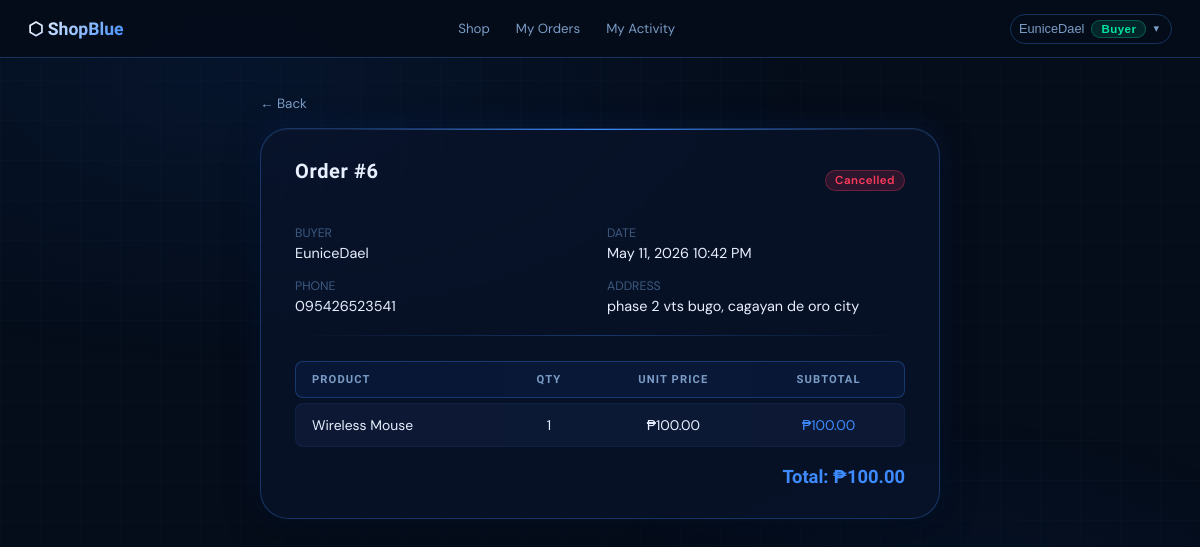
The page /order_detail.php?id=6 (signed in) on the database its author committed.
### tables this page shows
CREATE TABLE `orders` (
  `id` int(11) NOT NULL,
  `buyer_id` int(11) NOT NULL,
  `phone` varchar(20) NOT NULL,
  `address` text NOT NULL,
  `total_amount` decimal(10,2) NOT NULL,
  `status` enum('pending','processing','shipped','delivered','cancelled') NOT NULL DEFAULT 'pending',
  `cancel_requested` tinyint(1) NOT NULL DEFAULT 0,
  `cancellation_reason` text DEFAULT NULL,
  `cancel_status` enum('none','pending','approved','rejected') NOT NULL DEFAULT 'none',
  `created_at` timestamp NOT NULL DEFAULT current_timestamp()
);

CREATE TABLE `users` (
  `id` int(11) NOT NULL,
  `username` varchar(50) NOT NULL,
  `email` varchar(100) DEFAULT NULL,
  `password` varchar(255) NOT NULL,
  `role` enum('buyer','seller') NOT NULL DEFAULT 'buyer',
  `phone` varchar(20) DEFAULT NULL,
  `address` text DEFAULT NULL,
  `reset_token` varchar(128) DEFAULT NULL,
  `reset_token_expiry` datetime DEFAULT NULL,
  `created_at` timestamp NOT NULL DEFAULT current_timestamp()
);

CREATE TABLE `order_items` (
  `id` int(11) NOT NULL,
  `order_id` int(11) NOT NULL,
  `product_id` int(11) NOT NULL,
  `seller_id` int(11) NOT NULL,
  `quantity` int(11) NOT NULL,
  `price` decimal(10,2) NOT NULL
);

CREATE TABLE `products` (
  `id` int(11) NOT NULL,
  `seller_id` int(11) NOT NULL,
  `name` varchar(100) NOT NULL,
  `description` text DEFAULT NULL,
  `image` varchar(255) DEFAULT NULL,
  `price` decimal(10,2) NOT NULL,
  `stock` int(11) NOT NULL DEFAULT 0,
  `created_at` timestamp NOT NULL DEFAULT current_timestamp()
);

### auth.php (called while the page is built, shortened)
<?php
$current_role     = $_SESSION['role'];
?>

### order_detail.php (the view, shortened to what this page needs)
<?php
include 'auth.php';
include 'db.php';
$order_id = intval($_GET['id'] ?? 0);
$stmt = $conn->prepare("SELECT o.*, u.username AS buyer_name FROM orders o JOIN users u ON u.id=o.buyer_id WHERE o.id=?");
$stmt->bind_param("i", $order_id);
$stmt->execute();
$order = $stmt->get_result()->fetch_assoc();
if ($current_role === 'seller') {
    $items_stmt = $conn->prepare("SELECT oi.*, p.name AS product_name FROM order_items oi JOIN products p ON p.id=oi.product_id WHERE oi.order_id=? AND oi.seller_id=?");
    $items_stmt->bind_param("ii", $order_id, $current_user_id);
} else {
    $items_stmt = $conn->prepare("SELECT oi.*, p.name AS product_name FROM order_items oi JOIN products p ON p.id=oi.product_id WHERE oi.order_id=?");
    $items_stmt->bind_param("i", $order_id);
}
$items_stmt->execute();
$items = $items_stmt->get_result();
$back = $current_role === 'seller' ? 'seller_orders.php' : 'my_orders.php';
?>
<!DOCTYPE html>
<html lang="en">
<head><meta charset="UTF-8"><meta name="viewport" content="width=device-width,initial-scale=1">
<title>Order #<?= $order_id ?> – ShopBlue</title><link rel="stylesheet" href="style.css"></head>
<body>
<?php include 'nav.php'; ?>
<div class="page" style="max-width:680px">
  <a href="<?= $back ?>" class="back">&#8592; Back</a>
  <div class="card">
    <div class="page-header">
      <h2>Order #<?= $order_id ?></h2>
      <span class="badge badge-<?= $order['status'] ?>"><?= $order['status'] ?></span>
    </div>
    <div style="display:grid;grid-template-columns:1fr 1fr;gap:14px;margin-bottom:18px">
      <div>
        <div class="help" style="margin-bottom:3px">BUYER</div>
        <div style="font-size:.9rem"><?= htmlspecialchars($order['buyer_name']) ?></div>
      </div>
      <div>
        <div class="help" style="margin-bottom:3px">DATE</div>
        <div style="font-size:.9rem"><?= date('F d, Y  g:i A', strtotime($order['created_at'])) ?></div>
      </div>
      <div>
        <div class="help" style="margin-bottom:3px">PHONE</div>
        <div style="font-size:.9rem"><?= htmlspecialchars($order['phone']) ?></div>
      </div>
      <div>
        <div class="help" style="margin-bottom:3px">ADDRESS</div>
        <div style="font-size:.9rem"><?= nl2br(htmlspecialchars($order['address'])) ?></div>
      </div>
    </div>
    <div class="divider"></div>
    <table>
      <thead>
        <tr><th>Product</th><th>Qty</th><th>Unit Price</th><th>Subtotal</th></tr>
      </thead>
      <tbody>
        <?php while ($it = $items->fetch_assoc()): ?>
        <tr>
          <td><?= htmlspecialchars($it['product_name']) ?></td>
          <td><?= $it['quantity'] ?></td>
          <td>&#8369;<?= number_format($it['price'], 2) ?></td>
          <td style="color:var(--blue-hi)">&#8369;<?= number_format($it['price'] * $it['quantity'], 2) ?></td>
        </tr>
        <?php endwhile; ?>
      </tbody>
    </table>
    <div style="text-align:right;margin-top:14px">
      <span style="font-family:'Oxanium',sans-serif;font-size:1.15rem;font-weight:700;color:var(--blue-hi)">
        Total: &#8369;<?= number_format($order['total_amount'], 2) ?>
      </span>
    </div>
  </div>
</div>
</body></html>

### style.css (style rules this page uses)
:root { --bg: #050d1a; --glass: rgba(10,20,45,0.65); --glass2: rgba(14,28,58,0.80); --blue: #1a6cff; --blue-hi: #3d8bff; --blue-soft: rgba(26,108,255,0.15); --blue-border: rgba(61,139,255,0.30); --blue-border2: rgba(61,139,255,0.65); --text: #e8f0ff; --muted: #7a9cc5; --dim: #3d5a80; --danger: #ff3b5c; --danger-soft: rgba(255,59,92,0.15); --success: #00e5a0; --success-soft: rgba(0,229,160,0.12); --warn: #ffaa00; --r-sm:8px; --r-md:14px; --r-lg:20px; --r-xl:28px; --shadow:0 8px 32px rgba(0,0,0,0.5); --glow:0 0 30px rgba(26,108,255,0.15); --t:all 0.22s cubic-bezier(0.4,0,0.2,1); }
*,*::before,*::after { box-sizing:border-box;margin:0;padding:0 }
html { scroll-behavior:smooth }
body { font-family:'DM Sans',sans-serif;background:var(--bg);color:var(--text);min-height:100vh;overflow-x:hidden }
body::before { content:'';position:fixed;inset:0;background:radial-gradient(ellipse 80% 60% at 20% 10%,rgba(26,108,255,.08) 0%,transparent 60%),radial-gradient(ellipse 60% 50% at 80% 80%,rgba(10,50,140,.12) 0%,transparent 55%);pointer-events:none;z-index:0 }
body::after { content:'';position:fixed;inset:0;background-image:linear-gradient(rgba(61,139,255,.025) 1px,transparent 1px),linear-gradient(90deg,rgba(61,139,255,.025) 1px,transparent 1px);background-size:40px 40px;pointer-events:none;z-index:0 }
.badge { display:inline-block;padding:2px 9px;border-radius:20px;font-size:.72rem;font-weight:600;letter-spacing:.04em;text-transform:capitalize }
.badge-cancelled { background:var(--danger-soft);color:var(--danger);border:1px solid rgba(255,59,92,.3) }
.page { position:relative;z-index:1;width:min(94%,1100px);margin:34px auto;animation:fadeUp .45s ease both }
.card { background:var(--glass);backdrop-filter:blur(20px);border:1px solid var(--blue-border);border-radius:var(--r-xl);padding:30px 34px;box-shadow:var(--shadow),var(--glow),inset 0 1px 0 rgba(255,255,255,.05);margin-bottom:20px;position:relative;overflow:hidden }
.card::before { content:'';position:absolute;top:0;left:10%;right:10%;height:1px;background:linear-gradient(90deg,transparent,var(--blue-hi),transparent) }
h1,h2,h3 { font-family:'Oxanium',sans-serif;letter-spacing:.03em }
h2 { font-size:1.25rem;font-weight:600;color:var(--text);margin-bottom:18px }
.page-header { display:flex;align-items:center;justify-content:space-between;flex-wrap:wrap;gap:12px;margin-bottom:22px }
table { width:100%;border-collapse:separate;border-spacing:0 5px;margin-top:6px }
thead th { font-family:'Oxanium',sans-serif;font-size:.7rem;font-weight:600;letter-spacing:.1em;text-transform:uppercase;color:var(--muted);padding:11px 16px;background:rgba(26,108,255,.08);border-top:1px solid var(--blue-border);border-bottom:1px solid var(--blue-border);text-align:center }
thead th:first-child { border-left:1px solid var(--blue-border);border-radius:var(--r-sm) 0 0 var(--r-sm);text-align:left }
thead th:last-child { border-right:1px solid var(--blue-border);border-radius:0 var(--r-sm) var(--r-sm) 0 }
tbody tr td { padding:12px 16px;text-align:center;background:var(--glass2);font-size:.87rem;border-top:1px solid rgba(61,139,255,.07);border-bottom:1px solid rgba(61,139,255,.07);transition:var(--t) }
tbody tr td:first-child { border-left:1px solid rgba(61,139,255,.07);border-radius:var(--r-sm) 0 0 var(--r-sm);text-align:left }
tbody tr td:last-child { border-right:1px solid rgba(61,139,255,.07);border-radius:0 var(--r-sm) var(--r-sm) 0 }
a.back { display:inline-flex;align-items:center;gap:5px;color:var(--muted);text-decoration:none;font-size:.84rem;transition:var(--t);margin-bottom:16px }
.divider { height:1px;background:linear-gradient(90deg,transparent,var(--blue-border),transparent);margin:20px 0 }
.help { font-size:.77rem;color:var(--dim);margin-top:2px }

### rows shown on the page
orders: status "Cancelled", buyer.username "EuniceDael", created_at "May 11, 2026 10:42 PM", phone "095426523541", address "phase 2 vts bugo, cagayan de oro city", total_amount "100.00"
order_items: product.name "Wireless Mouse", quantity "1", price "100.00", $it['price']*$it['quantity'] "100.00"

### other values the page prints
$current_username "EuniceDael"
$current_role "Buyer"
$order_id "6"
